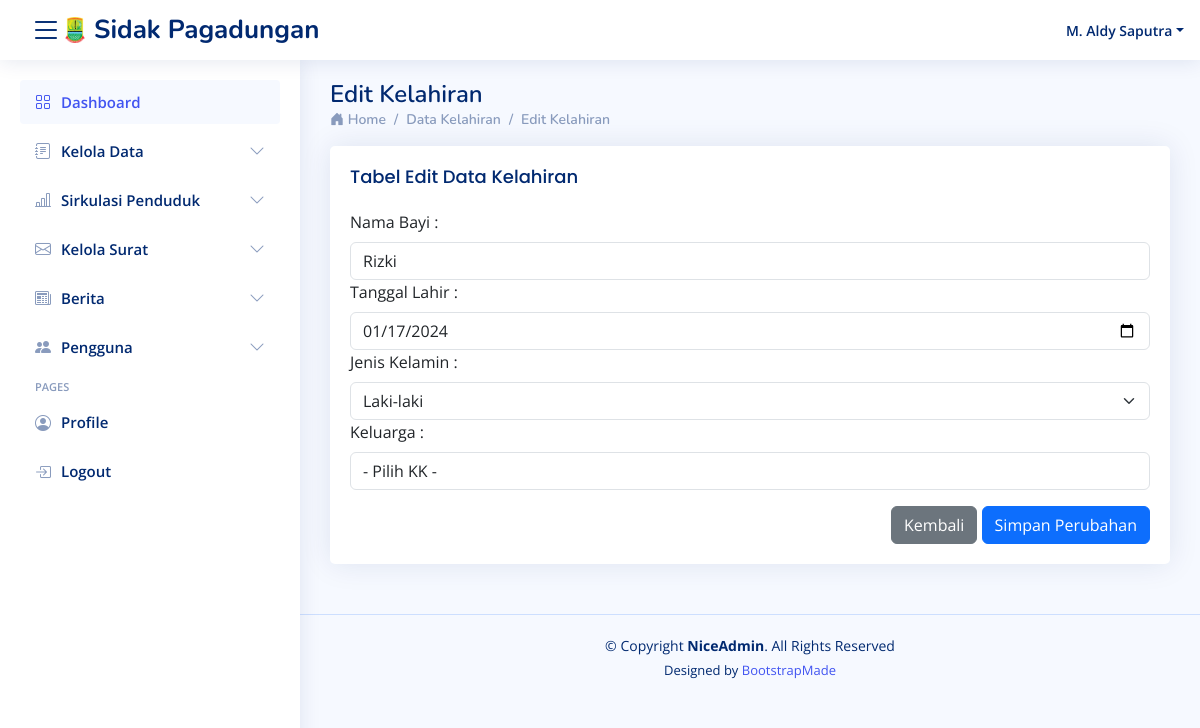
The app's page /pages/content/kelahiran/edit_kelahiran?id=41 (signed in) with its own data.
### tables this page shows
CREATE TABLE `tbl_kelahiran` (
  `id_lahir` int(11) NOT NULL,
  `namabayi` varchar(225) NOT NULL,
  `tanggal_lahir` date NOT NULL,
  `jenis_kelamin` enum('Laki-laki','Perempuan') NOT NULL,
  `id_kk` int(11) NOT NULL
);

### pages/content/kelahiran/edit_kelahiran.php (the view, shortened to what this page needs)
<?php
require '../../../config/db.php';
$namabayi = '';
$tanggal_lahir = '';
$jenis_kelamin = '';
if ($_SERVER['REQUEST_METHOD'] === 'POST') {
    $id_lahir = $_POST['id_lahir'];
    $namabayi = $_POST['namabayi'];
    $tanggal_lahir = $_POST['tanggal_lahir'];
    $jenis_kelamin = $_POST['jenis_kelamin'];
    $id_kk = $_POST['id_kk'];
    $checkKKQuery = "SELECT COUNT(*) FROM tbl_kk WHERE id_kk = ?";
    $checkKKStmt = mysqli_prepare($db_connect, $checkKKQuery);
    mysqli_stmt_bind_param($checkKKStmt, 'i', $id_kk);
    mysqli_stmt_execute($checkKKStmt);
    mysqli_stmt_bind_result($checkKKStmt, $kkCount);
    mysqli_stmt_fetch($checkKKStmt);
    mysqli_stmt_close($checkKKStmt);
    if ($kkCount > 0) {
        $updateQuery = "UPDATE tbl_kelahiran SET namabayi=?, tanggal_lahir=?, jenis_kelamin=?, id_kk=? WHERE id_lahir=?";
        $stmt = mysqli_prepare($db_connect, $updateQuery);
        mysqli_stmt_bind_param($stmt, 'ssssi', $namabayi, $tanggal_lahir, $jenis_kelamin, $id_kk, $id_lahir);
        mysqli_stmt_execute($stmt);
        if (mysqli_stmt_affected_rows($stmt) > 0) {
            echo "Data updated successfully.";
            header("Location: kelahiran");
            exit();
        } else {
            echo "Failed to update data.";
            var_dump($_POST);
        }
        mysqli_stmt_close($stmt);
    } else {
        echo "Invalid id_kk. The selected KK does not exist.";
        var_dump($_POST);
    }
} else {
    if (isset($_GET['id'])) {
        $id_lahir = $_GET['id'];
        $result = mysqli_query($db_connect, "SELECT * FROM tbl_kelahiran WHERE id_lahir = $id_lahir");
        if ($result && mysqli_num_rows($result) > 0) {
            $row = mysqli_fetch_assoc($result);
            $namabayi = $row['namabayi'];
            $tanggal_lahir = $row['tanggal_lahir'];
            $jenis_kelamin = $row['jenis_kelamin'];
        } else {
            header("Location: kelahiran");
            exit();
        }
    } else {
        header("Location: kelahiran");
        exit();
    }
}
?>
<main id="main" class="main">
<div class="pagetitle">
        <h1>Edit Kelahiran</h1>
        <nav>
            <ol class="breadcrumb">
                <li class="breadcrumb-item"><i class="bi bi-house-door-fill"></i><a href="../dashboard/dashboard"> Home</a></li>
                <li class="breadcrumb-item"><a href="../kelahiran/kelahiran">Data Kelahiran</a></li>
                <li class="breadcrumb-item"><a>Edit Kelahiran</li>
            </ol>
        </nav>
    </div>
    <div class="col-lg-12">
        <div class="card">
            <div class="card-body">
                <h5 class="card-title">Tabel Edit Data Kelahiran</h5>
                <form method="POST" action="edit_kelahiran" class="row g-3">
                    <div class="col-12">
                        <label for="namabayi" class="form-label">Nama Bayi :</label>
                        <input type="text" class="form-control" id="namabayi" name="namabayi" value="<?= $namabayi ?>" required>
                    </div>
                    <div class="col-12">
                        <label for="tanggal_lahir" class="form-label">Tanggal Lahir :</label>
                        <input type="date" class="form-control" id="tanggal_lahir" name="tanggal_lahir" value="<?= $tanggal_lahir ?>" required>
                    </div>
                    <div class="col-12">
                        <label for="jenis_kelamin" class="form-label">Jenis Kelamin :</label>
                        <select class="form-select" id="jenis_kelamin" name="jenis_kelamin" required>
                            <option value="Laki-laki" <?php if ($jenis_kelamin == 'Laki-laki') echo 'selected'; ?>>Laki-laki</option>
                        </select>
                    </div>
                    <div class="col-12">
                        <label for="id_kk" class="form-label">Keluarga :</label>
                        <select name="id_kk" id="id_kk" class="form-control" required>
                            <option selected disabled value="">- Pilih KK -</option>
                        </select>
                    </div>
                    <div class="text-end">
                        <a href="kelahiran" class="btn btn-secondary">Kembali</a>
                        <button type="submit" class="btn btn-primary">Simpan Perubahan</button>
                    </div>
                </form>
            </div>
        </div>
    </div>
</main>

### assets/assets/css/style.css (style rules this page uses)
:root { scroll-behavior: smooth; }
body { font-family: "Open Sans", sans-serif; background: #f6f9ff; color: #444444; }
a { color: #4154f1; text-decoration: none; }
h1, h2, h3, h4, h5, h6 { font-family: "Nunito", sans-serif; }
#main { margin-top: 60px; padding: 20px 30px; transition: all 0.3s; }
.pagetitle { margin-bottom: 10px; }
.pagetitle h1 { font-size: 24px; margin-bottom: 0; font-weight: 600; color: #012970; }
.card { margin-bottom: 30px; border: none; border-radius: 5px; box-shadow: 0px 0 30px rgba(1, 41, 112, 0.1); }
.card-title { padding: 20px 0 15px 0; font-size: 18px; font-weight: 500; color: #012970; font-family: "Poppins", sans-serif; }
.card-body { padding: 0 20px 20px 20px; }
.breadcrumb { font-size: 14px; font-family: "Nunito", sans-serif; color: #899bbd; font-weight: 600; }
.breadcrumb a { color: #899bbd; transition: 0.3s; }
.breadcrumb .breadcrumb-item::before { color: #899bbd; }
@media (min-width: 1200px) { #main, #footer { margin-left: 300px; } }

### records on screen
tbl_kelahiran: namabayi "Rizki", tanggal_lahir "01/17/2024", jenis_kelamin "Laki-laki"

### other values on screen
$_SESSION['nama'] "M. Aldy Saputra"
